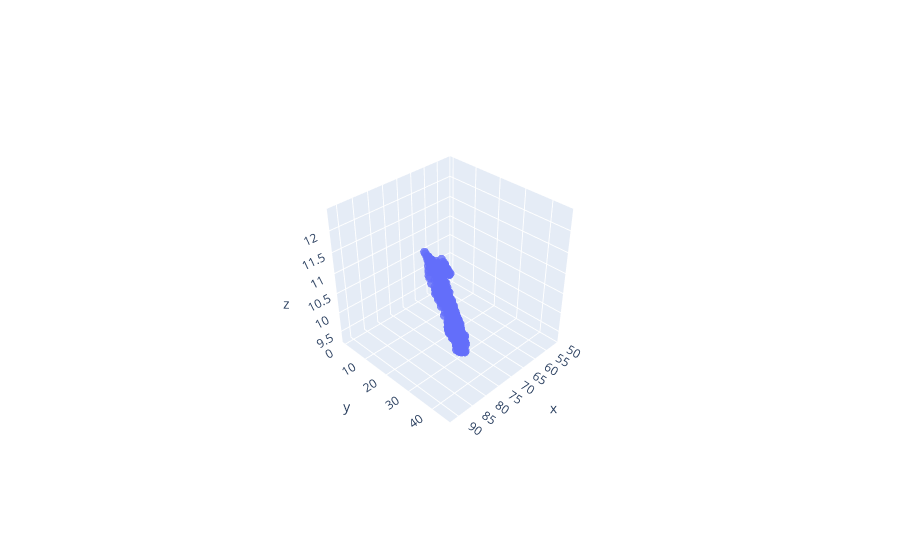

Source (notebook cell):
### Code cell
import plotly.graph_objects as go

fig = go.Figure(data = [go.Scatter3d(
    x = eturb_m2["eturb_m2_steam_flow_in"],
    y = eturb_m2["eturb_m2_steam_flow_side"],
    z = eturb_m2["eturb_m2_electricity_generation"],
    mode = 'markers',
    marker = dict(
        size = 3,
        # color=z,                # set color to an array/list of desired values
        # colorscale='Viridis',   # choose a colorscale
        opacity = 0.8
    )
)])

# tight layout
fig.update_layout(margin=dict(l=0, r=0, b=0, t=0))
fig.show()

### Figure 1 — Plotly figure (JSON) as saved in the notebook; plotly's stock layout.template omitted (floating-point values rounded to 4 significant figures; data arrays with more than 128 entries replaced by an {"elided": "..."} marker saying what was removed)
{"data": [{"marker": {"opacity": 0.8, "size": 3}, "mode": "markers", "type": "scatter3d", "x": {"elided": "1080 float values"}, "y": {"elided": "1080 float values"}, "z": {"elided": "1080 float values"}}], "layout": {"autosize": true, "margin": {"b": 0, "l": 0, "r": 0, "t": 0}, "scene": {"aspectmode": "auto", "aspectratio": {"x": 1, "y": 1, "z": 1}, "camera": {"center": {"x": 0, "y": 0, "z": 0}, "eye": {"x": 2.406, "y": 2.406, "z": 2.406}, "projection": {"type": "perspective"}, "up": {"x": 0, "y": 0, "z": 1}}}}}
